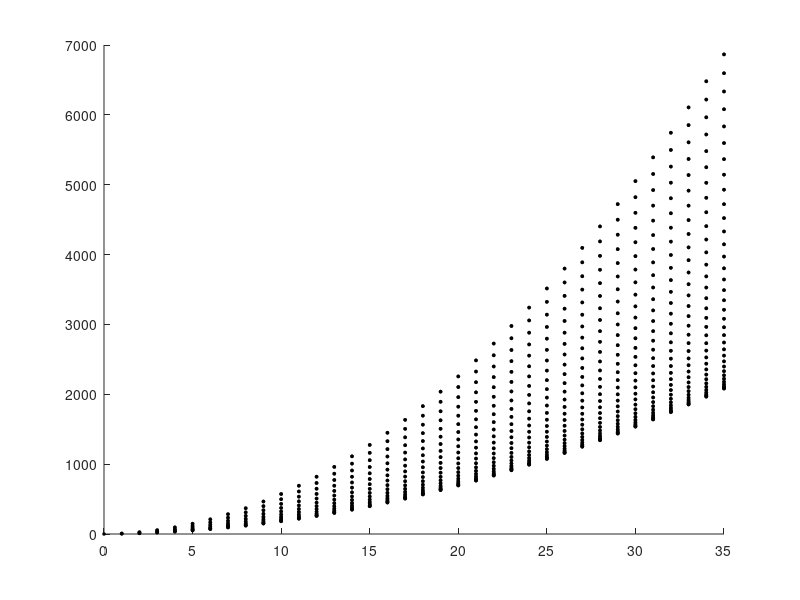

Reproduce this figure in MATLAB.
clear;
A=[cos(2*pi/3) -sin(2*pi/3) 0; sin(2*pi/3) cos(2*pi/3) 0; 0 0 1];
x=[-126.3139598;0;-190.73011914];
Z=[0 0 224 ; 0 0 137; 0 0 0 ;0 0 -146; x'; (A*x)'; (A*A*x)'].*10^-12;
M=[1.008;12.01;12.01;12.01;18.998403 ;18.998403 ;18.998403 ];
M=M*1.66053892*10^-27;
Ixx=0;
for i=1:7
    c=(Z(i,2)^2+Z(i,3)^2)*M(i);
    Ixx=Ixx+c;
end
Iyy=0;
for i=1:7
    c=(Z(i,1)^2+Z(i,3)^2)*M(i);
    Iyy=Iyy+c;
end
Izz=0;
for i=1:7
    c=(Z(i,1)^2+Z(i,2)^2)*M(i);
    Izz=Izz+c;
end
Ixy=0; %stuff is wrong
for i=1:7
    c=-Z(i,1)*Z(i,2)*M(i);
    Ixy=Ixy+c;
end

Ixz=0; %stuff is wrong
for i=1:7
    c=-Z(i,1)*Z(i,3)*M(i);
    Ixz=Ixz+c;
end

Iyz=0; %stuff is wrong
for i=1:7
    c=-Z(i,2)*Z(i,3)*M(i);
    Iyz=Iyz+c;
end

I=[Ixx,Ixy,Ixz;Ixy,Iyy,Iyz;Ixz,Iyz,Izz];

Id=diag(I)

hbar=1.05457173*10^-34;

figure(3)
hold on

for J=0:35
    for K=-J:J % the corresponding range of K 
        Energy = ((J*(J+1)*hbar^2)/(2*Id(1))+(hbar^2)*(K^2)*(1/(2*Id(3))-1/(2*Id(1)))); % Your expression for energy as a function of J and K 
        Energy = Energy/(hbar*2*pi)/10^9; % to convert to GHz 
        plot(J,Energy,'o','MarkerSize',2,'MarkerEdgeColor','k','MarkerFaceColor','k')
    end
end